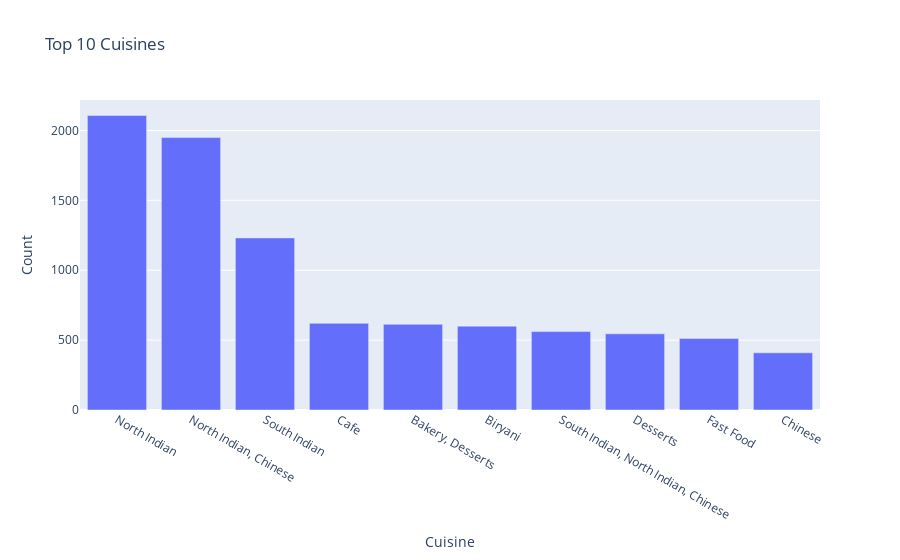

The cell this chart's notebook holds for it:
### Markdown cell above
# Popular cuisines in Bangalore

### Code cell
# Get the top 10 cuisines by count
top_cuisines = df.cuisines.value_counts().sort_values(ascending=False).head(10)

# Create a bar chart using Plotly Express
fig = px.bar(
    x=top_cuisines.index,  # Cuisine names
    y=top_cuisines.values,  # Count values
    labels={'x': 'Cuisine', 'y': 'Count'},
    title='Top 10 Cuisines'
)

fig.show()

### Figure 1 — Plotly figure (JSON) as saved in the notebook; plotly's stock layout.template omitted (floating-point values rounded to 4 significant figures)
{"data": [{"hovertemplate": "Cuisine=%{x}<br>Count=%{y}<extra></extra>", "legendgroup": "", "marker": {"color": "#636efa", "pattern": {"shape": ""}}, "name": "", "orientation": "v", "showlegend": false, "textposition": "auto", "type": "bar", "x": ["North Indian", "North Indian, Chinese", "South Indian", "Cafe", "Bakery, Desserts", "Biryani", "South Indian, North Indian, Chinese", "Desserts", "Fast Food", "Chinese"], "xaxis": "x", "y": [2107, 1949, 1231, 620, 613, 600, 561, 545, 512, 409], "yaxis": "y"}], "layout": {"barmode": "relative", "legend": {"tracegroupgap": 0}, "title": {"text": "Top 10 Cuisines"}, "xaxis": {"anchor": "y", "domain": [0, 1], "title": {"text": "Cuisine"}}, "yaxis": {"anchor": "x", "domain": [0, 1], "title": {"text": "Count"}}}}
